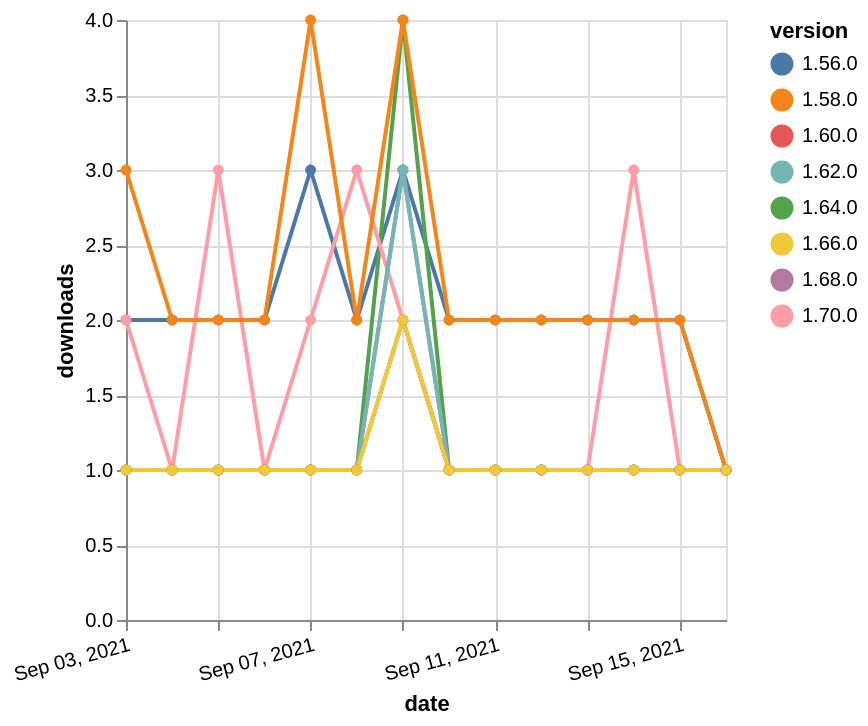

Write the Vega-Lite specification saved for this chart.
### Vega-Lite specification from a JSON file in a GitHub repository (floating-point values rounded to 4 significant figures)
{"$schema": "https://vega.github.io/schema/vega-lite/v5.json", "description": "A simple bar chart with embedded data.", "data": {"values": [{"date": "2021-09-03", "total": 2366, "delta": 2, "version": "1.56.0"}, {"date": "2021-09-04", "total": 2368, "delta": 2, "version": "1.56.0"}, {"date": "2021-09-05", "total": 2370, "delta": 2, "version": "1.56.0"}, {"date": "2021-09-06", "total": 2372, "delta": 2, "version": "1.56.0"}, {"date": "2021-09-07", "total": 2375, "delta": 3, "version": "1.56.0"}, {"date": "2021-09-08", "total": 2377, "delta": 2, "version": "1.56.0"}, {"date": "2021-09-09", "total": 2380, "delta": 3, "version": "1.56.0"}, {"date": "2021-09-10", "total": 2382, "delta": 2, "version": "1.56.0"}, {"date": "2021-09-11", "total": 2384, "delta": 2, "version": "1.56.0"}, {"date": "2021-09-12", "total": 2386, "delta": 2, "version": "1.56.0"}, {"date": "2021-09-13", "total": 2388, "delta": 2, "version": "1.56.0"}, {"date": "2021-09-14", "total": 2390, "delta": 2, "version": "1.56.0"}, {"date": "2021-09-15", "total": 2392, "delta": 2, "version": "1.56.0"}, {"date": "2021-09-16", "total": 2393, "delta": 1, "version": "1.56.0"}, {"date": "2021-09-03", "total": 282, "delta": 1, "version": "1.64.0"}, {"date": "2021-09-04", "total": 283, "delta": 1, "version": "1.64.0"}, {"date": "2021-09-05", "total": 284, "delta": 1, "version": "1.64.0"}, {"date": "2021-09-06", "total": 285, "delta": 1, "version": "1.64.0"}, {"date": "2021-09-07", "total": 286, "delta": 1, "version": "1.64.0"}, {"date": "2021-09-08", "total": 287, "delta": 1, "version": "1.64.0"}, {"date": "2021-09-09", "total": 291, "delta": 4, "version": "1.64.0"}, {"date": "2021-09-10", "total": 292, "delta": 1, "version": "1.64.0"}, {"date": "2021-09-11", "total": 293, "delta": 1, "version": "1.64.0"}, {"date": "2021-09-12", "total": 294, "delta": 1, "version": "1.64.0"}, {"date": "2021-09-13", "total": 295, "delta": 1, "version": "1.64.0"}, {"date": "2021-09-14", "total": 296, "delta": 1, "version": "1.64.0"}, {"date": "2021-09-15", "total": 297, "delta": 1, "version": "1.64.0"}, {"date": "2021-09-16", "total": 298, "delta": 1, "version": "1.64.0"}, {"date": "2021-09-03", "total": 141, "delta": 2, "version": "1.70.0"}, {"date": "2021-09-04", "total": 142, "delta": 1, "version": "1.70.0"}, {"date": "2021-09-05", "total": 145, "delta": 3, "version": "1.70.0"}, {"date": "2021-09-06", "total": 146, "delta": 1, "version": "1.70.0"}, {"date": "2021-09-07", "total": 148, "delta": 2, "version": "1.70.0"}, {"date": "2021-09-08", "total": 151, "delta": 3, "version": "1.70.0"}, {"date": "2021-09-09", "total": 153, "delta": 2, "version": "1.70.0"}, {"date": "2021-09-10", "total": 154, "delta": 1, "version": "1.70.0"}, {"date": "2021-09-11", "total": 155, "delta": 1, "version": "1.70.0"}, {"date": "2021-09-12", "total": 156, "delta": 1, "version": "1.70.0"}, {"date": "2021-09-13", "total": 157, "delta": 1, "version": "1.70.0"}, {"date": "2021-09-14", "total": 160, "delta": 3, "version": "1.70.0"}, {"date": "2021-09-15", "total": 161, "delta": 1, "version": "1.70.0"}, {"date": "2021-09-16", "total": 162, "delta": 1, "version": "1.70.0"}, {"date": "2021-09-03", "total": 2471, "delta": 3, "version": "1.58.0"}, {"date": "2021-09-04", "total": 2473, "delta": 2, "version": "1.58.0"}, {"date": "2021-09-05", "total": 2475, "delta": 2, "version": "1.58.0"}, {"date": "2021-09-06", "total": 2477, "delta": 2, "version": "1.58.0"}, {"date": "2021-09-07", "total": 2481, "delta": 4, "version": "1.58.0"}, {"date": "2021-09-08", "total": 2483, "delta": 2, "version": "1.58.0"}, {"date": "2021-09-09", "total": 2487, "delta": 4, "version": "1.58.0"}, {"date": "2021-09-10", "total": 2489, "delta": 2, "version": "1.58.0"}, {"date": "2021-09-11", "total": 2491, "delta": 2, "version": "1.58.0"}, {"date": "2021-09-12", "total": 2493, "delta": 2, "version": "1.58.0"}, {"date": "2021-09-13", "total": 2495, "delta": 2, "version": "1.58.0"}, {"date": "2021-09-14", "total": 2497, "delta": 2, "version": "1.58.0"}, {"date": "2021-09-15", "total": 2499, "delta": 2, "version": "1.58.0"}, {"date": "2021-09-16", "total": 2500, "delta": 1, "version": "1.58.0"}, {"date": "2021-09-03", "total": 202, "delta": 1, "version": "1.68.0"}, {"date": "2021-09-04", "total": 203, "delta": 1, "version": "1.68.0"}, {"date": "2021-09-05", "total": 204, "delta": 1, "version": "1.68.0"}, {"date": "2021-09-06", "total": 205, "delta": 1, "version": "1.68.0"}, {"date": "2021-09-07", "total": 206, "delta": 1, "version": "1.68.0"}, {"date": "2021-09-08", "total": 207, "delta": 1, "version": "1.68.0"}, {"date": "2021-09-09", "total": 210, "delta": 3, "version": "1.68.0"}, {"date": "2021-09-10", "total": 211, "delta": 1, "version": "1.68.0"}, {"date": "2021-09-11", "total": 212, "delta": 1, "version": "1.68.0"}, {"date": "2021-09-12", "total": 213, "delta": 1, "version": "1.68.0"}, {"date": "2021-09-13", "total": 214, "delta": 1, "version": "1.68.0"}, {"date": "2021-09-14", "total": 215, "delta": 1, "version": "1.68.0"}, {"date": "2021-09-15", "total": 216, "delta": 1, "version": "1.68.0"}, {"date": "2021-09-16", "total": 217, "delta": 1, "version": "1.68.0"}, {"date": "2021-09-03", "total": 342, "delta": 1, "version": "1.62.0"}, {"date": "2021-09-04", "total": 343, "delta": 1, "version": "1.62.0"}, {"date": "2021-09-05", "total": 344, "delta": 1, "version": "1.62.0"}, {"date": "2021-09-06", "total": 345, "delta": 1, "version": "1.62.0"}, {"date": "2021-09-07", "total": 346, "delta": 1, "version": "1.62.0"}, {"date": "2021-09-08", "total": 347, "delta": 1, "version": "1.62.0"}, {"date": "2021-09-09", "total": 350, "delta": 3, "version": "1.62.0"}, {"date": "2021-09-10", "total": 351, "delta": 1, "version": "1.62.0"}, {"date": "2021-09-11", "total": 352, "delta": 1, "version": "1.62.0"}, {"date": "2021-09-12", "total": 353, "delta": 1, "version": "1.62.0"}, {"date": "2021-09-13", "total": 354, "delta": 1, "version": "1.62.0"}, {"date": "2021-09-14", "total": 355, "delta": 1, "version": "1.62.0"}, {"date": "2021-09-15", "total": 356, "delta": 1, "version": "1.62.0"}, {"date": "2021-09-16", "total": 357, "delta": 1, "version": "1.62.0"}, {"date": "2021-09-03", "total": 288, "delta": 1, "version": "1.60.0"}, {"date": "2021-09-04", "total": 289, "delta": 1, "version": "1.60.0"}, {"date": "2021-09-05", "total": 290, "delta": 1, "version": "1.60.0"}, {"date": "2021-09-06", "total": 291, "delta": 1, "version": "1.60.0"}, {"date": "2021-09-07", "total": 292, "delta": 1, "version": "1.60.0"}, {"date": "2021-09-08", "total": 293, "delta": 1, "version": "1.60.0"}, {"date": "2021-09-09", "total": 295, "delta": 2, "version": "1.60.0"}, {"date": "2021-09-10", "total": 296, "delta": 1, "version": "1.60.0"}, {"date": "2021-09-11", "total": 297, "delta": 1, "version": "1.60.0"}, {"date": "2021-09-12", "total": 298, "delta": 1, "version": "1.60.0"}, {"date": "2021-09-13", "total": 299, "delta": 1, "version": "1.60.0"}, {"date": "2021-09-14", "total": 300, "delta": 1, "version": "1.60.0"}, {"date": "2021-09-15", "total": 301, "delta": 1, "version": "1.60.0"}, {"date": "2021-09-16", "total": 302, "delta": 1, "version": "1.60.0"}, {"date": "2021-09-03", "total": 155, "delta": 1, "version": "1.66.0"}, {"date": "2021-09-04", "total": 156, "delta": 1, "version": "1.66.0"}, {"date": "2021-09-05", "total": 157, "delta": 1, "version": "1.66.0"}, {"date": "2021-09-06", "total": 158, "delta": 1, "version": "1.66.0"}, {"date": "2021-09-07", "total": 159, "delta": 1, "version": "1.66.0"}, {"date": "2021-09-08", "total": 160, "delta": 1, "version": "1.66.0"}, {"date": "2021-09-09", "total": 162, "delta": 2, "version": "1.66.0"}, {"date": "2021-09-10", "total": 163, "delta": 1, "version": "1.66.0"}, {"date": "2021-09-11", "total": 164, "delta": 1, "version": "1.66.0"}, {"date": "2021-09-12", "total": 165, "delta": 1, "version": "1.66.0"}, {"date": "2021-09-13", "total": 166, "delta": 1, "version": "1.66.0"}, {"date": "2021-09-14", "total": 167, "delta": 1, "version": "1.66.0"}, {"date": "2021-09-15", "total": 168, "delta": 1, "version": "1.66.0"}, {"date": "2021-09-16", "total": 169, "delta": 1, "version": "1.66.0"}]}, "width": "container", "mark": {"type": "line", "point": {"filled": true}}, "encoding": {"x": {"field": "date", "type": "temporal", "timeUnit": "yearmonthdate", "title": "date", "axis": {"labelAngle": -15}}, "y": {"field": "delta", "type": "quantitative", "title": "downloads"}, "color": {"field": "version", "type": "nominal"}, "tooltip": {"field": "delta"}}}
